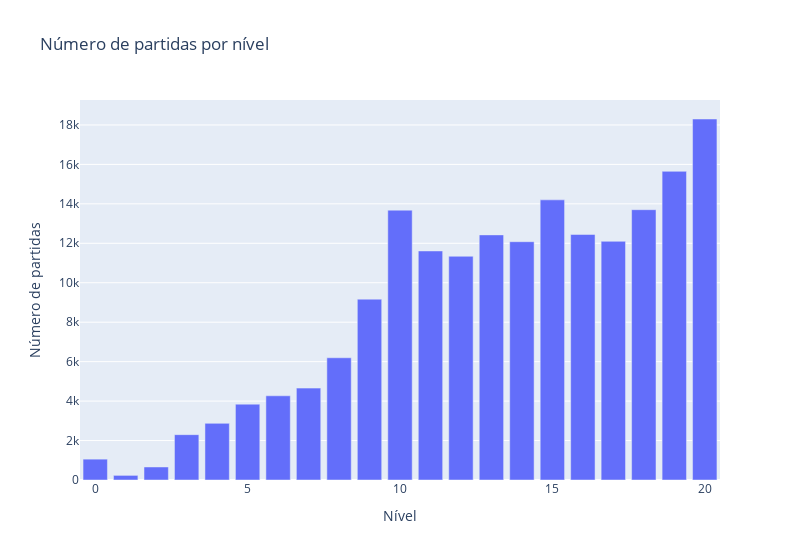

Notebook source saved alongside this figure:
### Markdown cell above
## Parte 2: resto das coisas

### Code cell
matches_level = lobby_players['vlLevel'].value_counts()
# bar plot
fig = px.bar(matches_level, x=matches_level.index, y=matches_level.values, title='Número de partidas por nível')
fig.update_layout(xaxis_title='Nível', yaxis_title='Número de partidas', width=800)
fig.show()

### Figure 1 — Plotly figure (JSON) as saved in the notebook; plotly's stock layout.template omitted (floating-point values rounded to 4 significant figures)
{"data": [{"alignmentgroup": "True", "hovertemplate": "index=%{x}<br>y=%{y}<extra></extra>", "legendgroup": "", "marker": {"color": "#636efa", "pattern": {"shape": ""}}, "name": "", "offsetgroup": "", "orientation": "v", "showlegend": false, "textposition": "auto", "type": "bar", "x": [20, 19, 15, 18, 10, 16, 13, 17, 14, 11, 12, 9, 8, 7, 6, 5, 4, 3, 0, 2, 1], "xaxis": "x", "y": [18301, 15648, 14202, 13703, 13680, 12447, 12426, 12100, 12081, 11611, 11342, 9167, 6196, 4658, 4269, 3845, 2872, 2299, 1057, 660, 234], "yaxis": "y"}], "layout": {"barmode": "relative", "legend": {"tracegroupgap": 0}, "title": {"text": "Número de partidas por nível"}, "width": 800, "xaxis": {"anchor": "y", "domain": [0, 1], "title": {"text": "Nível"}}, "yaxis": {"anchor": "x", "domain": [0, 1], "title": {"text": "Número de partidas"}}}}
